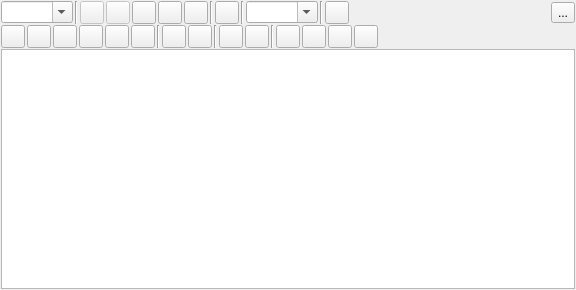
<?xml version="1.0" encoding="UTF-8"?>
<ui version="4.0">
 <class>MRichTextEdit</class>
 <widget class="QWidget" name="MRichTextEdit">
  <property name="geometry">
   <rect>
    <x>0</x>
    <y>0</y>
    <width>576</width>
    <height>290</height>
   </rect>
  </property>
  <property name="windowTitle">
   <string notr="true"/>
  </property>
  <layout class="QVBoxLayout" name="verticalLayout">
   <property name="spacing">
    <number>1</number>
   </property>
   <property name="leftMargin">
    <number>1</number>
   </property>
   <property name="topMargin">
    <number>1</number>
   </property>
   <property name="rightMargin">
    <number>1</number>
   </property>
   <property name="bottomMargin">
    <number>1</number>
   </property>
   <item>
    <widget class="QWidget" name="f_toolbar" native="true">
     <layout class="QHBoxLayout" name="horizontalLayout">
      <property name="spacing">
       <number>2</number>
      </property>
      <property name="leftMargin">
       <number>0</number>
      </property>
      <property name="topMargin">
       <number>0</number>
      </property>
      <property name="rightMargin">
       <number>0</number>
      </property>
      <property name="bottomMargin">
       <number>0</number>
      </property>
      <item>
       <widget class="QComboBox" name="f_paragraph">
        <property name="focusPolicy">
         <enum>Qt::ClickFocus</enum>
        </property>
        <property name="toolTip">
         <string>段落格式</string>
        </property>
        <property name="editable">
         <bool>true</bool>
        </property>
       </widget>
      </item>
      <item>
       <widget class="Line" name="line_4">
        <property name="orientation">
         <enum>Qt::Vertical</enum>
        </property>
       </widget>
      </item>
      <item>
       <widget class="QToolButton" name="f_undo">
        <property name="enabled">
         <bool>false</bool>
        </property>
        <property name="focusPolicy">
         <enum>Qt::ClickFocus</enum>
        </property>
        <property name="toolTip">
         <string>撤销 (CTRL+Z)</string>
        </property>
        <property name="iconSize">
         <size>
          <width>16</width>
          <height>16</height>
         </size>
        </property>
       </widget>
      </item>
      <item>
       <widget class="QToolButton" name="f_redo">
        <property name="enabled">
         <bool>false</bool>
        </property>
        <property name="focusPolicy">
         <enum>Qt::ClickFocus</enum>
        </property>
        <property name="toolTip">
         <string>重做</string>
        </property>
        <property name="iconSize">
         <size>
          <width>16</width>
          <height>16</height>
         </size>
        </property>
       </widget>
      </item>
      <item>
       <widget class="QToolButton" name="f_cut">
        <property name="focusPolicy">
         <enum>Qt::ClickFocus</enum>
        </property>
        <property name="toolTip">
         <string>剪切 (CTRL+X)</string>
        </property>
        <property name="iconSize">
         <size>
          <width>16</width>
          <height>16</height>
         </size>
        </property>
       </widget>
      </item>
      <item>
       <widget class="QToolButton" name="f_copy">
        <property name="focusPolicy">
         <enum>Qt::ClickFocus</enum>
        </property>
        <property name="toolTip">
         <string>复制 (CTRL+C)</string>
        </property>
        <property name="iconSize">
         <size>
          <width>16</width>
          <height>16</height>
         </size>
        </property>
       </widget>
      </item>
      <item>
       <widget class="QToolButton" name="f_paste">
        <property name="focusPolicy">
         <enum>Qt::ClickFocus</enum>
        </property>
        <property name="toolTip">
         <string>粘贴 (CTRL+V)</string>
        </property>
        <property name="iconSize">
         <size>
          <width>16</width>
          <height>16</height>
         </size>
        </property>
       </widget>
      </item>
      <item>
       <widget class="Line" name="line">
        <property name="orientation">
         <enum>Qt::Vertical</enum>
        </property>
       </widget>
      </item>
      <item>
       <widget class="QToolButton" name="f_link">
        <property name="focusPolicy">
         <enum>Qt::ClickFocus</enum>
        </property>
        <property name="toolTip">
         <string>链接 (CTRL+L)</string>
        </property>
        <property name="iconSize">
         <size>
          <width>16</width>
          <height>16</height>
         </size>
        </property>
        <property name="checkable">
         <bool>true</bool>
        </property>
       </widget>
      </item>
      <item>
       <widget class="Line" name="line_3">
        <property name="orientation">
         <enum>Qt::Vertical</enum>
        </property>
       </widget>
      </item>
      <item>
       <widget class="QComboBox" name="f_fontsize">
        <property name="sizePolicy">
         <sizepolicy hsizetype="Preferred" vsizetype="Fixed">
          <horstretch>0</horstretch>
          <verstretch>0</verstretch>
         </sizepolicy>
        </property>
        <property name="focusPolicy">
         <enum>Qt::ClickFocus</enum>
        </property>
        <property name="toolTip">
         <string>字号</string>
        </property>
        <property name="editable">
         <bool>true</bool>
        </property>
       </widget>
      </item>
      <item>
       <widget class="Line" name="line_6">
        <property name="orientation">
         <enum>Qt::Vertical</enum>
        </property>
       </widget>
      </item>
      <item>
       <widget class="QToolButton" name="f_image">
        <property name="toolTip">
         <string>插入图片...</string>
        </property>
       </widget>
      </item>
      <item>
       <spacer name="horizontalSpacer">
        <property name="orientation">
         <enum>Qt::Horizontal</enum>
        </property>
        <property name="sizeHint" stdset="0">
         <size>
          <width>40</width>
          <height>20</height>
         </size>
        </property>
       </spacer>
      </item>
      <item>
       <widget class="QToolButton" name="f_menu">
        <property name="toolTip">
         <string>菜单</string>
        </property>
        <property name="text">
         <string>...</string>
        </property>
       </widget>
      </item>
     </layout>
     <zorder>f_paragraph</zorder>
     <zorder>line_4</zorder>
     <zorder>f_undo</zorder>
     <zorder>f_redo</zorder>
     <zorder>f_cut</zorder>
     <zorder>f_copy</zorder>
     <zorder>f_paste</zorder>
     <zorder>line</zorder>
     <zorder>f_link</zorder>
     <zorder>line_3</zorder>
     <zorder>f_fontsize</zorder>
     <zorder>f_image</zorder>
     <zorder>line_6</zorder>
     <zorder>f_menu</zorder>
    </widget>
   </item>
   <item>
    <widget class="QWidget" name="widget" native="true">
     <layout class="QHBoxLayout" name="horizontalLayout_2">
      <property name="spacing">
       <number>2</number>
      </property>
      <property name="leftMargin">
       <number>0</number>
      </property>
      <property name="topMargin">
       <number>0</number>
      </property>
      <property name="rightMargin">
       <number>0</number>
      </property>
      <property name="bottomMargin">
       <number>0</number>
      </property>
      <item>
       <widget class="QToolButton" name="f_bold">
        <property name="focusPolicy">
         <enum>Qt::ClickFocus</enum>
        </property>
        <property name="toolTip">
         <string notr="true">Bold (CTRL+B)</string>
        </property>
        <property name="text">
         <string/>
        </property>
        <property name="iconSize">
         <size>
          <width>16</width>
          <height>16</height>
         </size>
        </property>
        <property name="checkable">
         <bool>true</bool>
        </property>
       </widget>
      </item>
      <item>
       <widget class="QToolButton" name="f_italic">
        <property name="focusPolicy">
         <enum>Qt::ClickFocus</enum>
        </property>
        <property name="toolTip">
         <string>斜体 (CTRL+I)</string>
        </property>
        <property name="iconSize">
         <size>
          <width>16</width>
          <height>16</height>
         </size>
        </property>
        <property name="checkable">
         <bool>true</bool>
        </property>
       </widget>
      </item>
      <item>
       <widget class="QToolButton" name="f_underline">
        <property name="focusPolicy">
         <enum>Qt::ClickFocus</enum>
        </property>
        <property name="toolTip">
         <string>下划线 (CTRL+U)</string>
        </property>
        <property name="iconSize">
         <size>
          <width>16</width>
          <height>16</height>
         </size>
        </property>
        <property name="checkable">
         <bool>true</bool>
        </property>
       </widget>
      </item>
      <item>
       <widget class="QToolButton" name="f_strikeout">
        <property name="checkable">
         <bool>true</bool>
        </property>
       </widget>
      </item>
      <item>
       <widget class="QToolButton" name="f_list_bullet">
        <property name="focusPolicy">
         <enum>Qt::ClickFocus</enum>
        </property>
        <property name="toolTip">
         <string>项目符号列表 (CTRL+-)</string>
        </property>
        <property name="iconSize">
         <size>
          <width>16</width>
          <height>16</height>
         </size>
        </property>
        <property name="checkable">
         <bool>true</bool>
        </property>
       </widget>
      </item>
      <item>
       <widget class="QToolButton" name="f_list_ordered">
        <property name="focusPolicy">
         <enum>Qt::ClickFocus</enum>
        </property>
        <property name="toolTip">
         <string>有序列表 (CTRL+=)</string>
        </property>
        <property name="iconSize">
         <size>
          <width>16</width>
          <height>16</height>
         </size>
        </property>
        <property name="checkable">
         <bool>true</bool>
        </property>
       </widget>
      </item>
      <item>
       <widget class="Line" name="line_2">
        <property name="orientation">
         <enum>Qt::Vertical</enum>
        </property>
       </widget>
      </item>
      <item>
       <widget class="QToolButton" name="f_indent_dec">
        <property name="focusPolicy">
         <enum>Qt::ClickFocus</enum>
        </property>
        <property name="toolTip">
         <string>减少缩进 (CTRL+,)</string>
        </property>
        <property name="iconSize">
         <size>
          <width>16</width>
          <height>16</height>
         </size>
        </property>
       </widget>
      </item>
      <item>
       <widget class="QToolButton" name="f_indent_inc">
        <property name="focusPolicy">
         <enum>Qt::ClickFocus</enum>
        </property>
        <property name="toolTip">
         <string>增加缩进 (CTRL+.)</string>
        </property>
        <property name="iconSize">
         <size>
          <width>16</width>
          <height>16</height>
         </size>
        </property>
       </widget>
      </item>
      <item>
       <widget class="Line" name="line_5">
        <property name="orientation">
         <enum>Qt::Vertical</enum>
        </property>
       </widget>
      </item>
      <item>
       <widget class="QToolButton" name="f_bgcolor">
        <property name="focusPolicy">
         <enum>Qt::ClickFocus</enum>
        </property>
        <property name="toolTip">
         <string>文本背景色</string>
        </property>
        <property name="text">
         <string/>
        </property>
        <property name="iconSize">
         <size>
          <width>16</width>
          <height>16</height>
         </size>
        </property>
       </widget>
      </item>
      <item>
       <widget class="QToolButton" name="f_fgcolor">
        <property name="sizePolicy">
         <sizepolicy hsizetype="Fixed" vsizetype="Fixed">
          <horstretch>0</horstretch>
          <verstretch>0</verstretch>
         </sizepolicy>
        </property>
        <property name="toolTip">
         <string>文本颜色</string>
        </property>
        <property name="text">
         <string/>
        </property>
       </widget>
      </item>
      <item>
       <widget class="Line" name="line_7">
        <property name="orientation">
         <enum>Qt::Vertical</enum>
        </property>
       </widget>
      </item>
      <item>
       <widget class="QToolButton" name="f_align_left">
        <property name="toolTip">
         <string>左对齐</string>
        </property>
        <property name="text">
         <string/>
        </property>
        <property name="checkable">
         <bool>true</bool>
        </property>
       </widget>
      </item>
      <item>
       <widget class="QToolButton" name="f_align_center">
        <property name="toolTip">
         <string>居中对齐</string>
        </property>
        <property name="text">
         <string/>
        </property>
        <property name="checkable">
         <bool>true</bool>
        </property>
       </widget>
      </item>
      <item>
       <widget class="QToolButton" name="f_align_right">
        <property name="toolTip">
         <string>右对齐</string>
        </property>
        <property name="text">
         <string/>
        </property>
        <property name="checkable">
         <bool>true</bool>
        </property>
       </widget>
      </item>
      <item>
       <widget class="QToolButton" name="f_align_justify">
        <property name="toolTip">
         <string>两端对齐</string>
        </property>
        <property name="text">
         <string/>
        </property>
        <property name="checkable">
         <bool>true</bool>
        </property>
       </widget>
      </item>
      <item>
       <spacer name="horizontalSpacer_2">
        <property name="orientation">
         <enum>Qt::Horizontal</enum>
        </property>
        <property name="sizeHint" stdset="0">
         <size>
          <width>192</width>
          <height>20</height>
         </size>
        </property>
       </spacer>
      </item>
     </layout>
    </widget>
   </item>
   <item>
    <widget class="MTextEdit" name="f_textedit">
     <property name="autoFormatting">
      <set>QTextEdit::AutoNone</set>
     </property>
     <property name="tabChangesFocus">
      <bool>true</bool>
     </property>
    </widget>
   </item>
  </layout>
 </widget>
 <customwidgets>
  <customwidget>
   <class>MTextEdit</class>
   <extends>QTextEdit</extends>
   <header>widgets/mtextedit.h</header>
  </customwidget>
 </customwidgets>
 <tabstops>
  <tabstop>f_textedit</tabstop>
  <tabstop>f_image</tabstop>
  <tabstop>f_menu</tabstop>
 </tabstops>
 <resources/>
 <connections/>
</ui>
